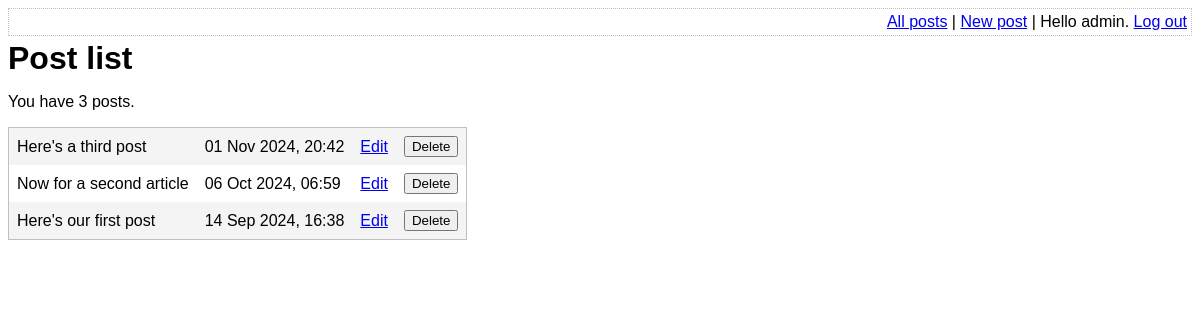
/list-posts.php (signed in), run on an earlier commit of the app's database.
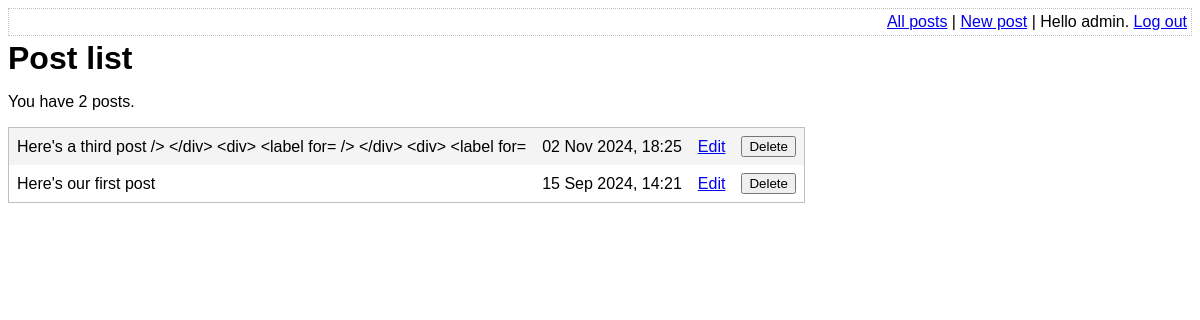
And on a later commit of the database.
### tables this page shows
CREATE TABLE post (
    id INTEGER PRIMARY KEY AUTOINCREMENT NOT NULL,
    title VARCHAR NOT NULL,
    body VARCHAR NOT NULL,
    user_id INTEGER NOT NULL,
    created_at VARCHAR NOT NULL,
    updated_at VARCHAR,
    FOREIGN KEY (user_id) REFERENCES user(id)
);

### lib/common.php (called while the page is built, shortened)
<?php
function htmlEscape($html)
{
    return htmlspecialchars($html, ENT_HTML5, 'UTF-8');
}
function convertSqlDate($sqlDate)
{
    $date = DateTime::createFromFormat('Y-m-d H:i:s', $sqlDate);
    return $date->format('d M Y, H:i');
}
function getAllPosts(PDO $pdo)
{
    $stmt = $pdo->query(
        'SELECT
            id, title, created_at, body
        FROM
            post
        ORDER BY
            created_at DESC'
    );
    return $stmt->fetchAll(PDO::FETCH_ASSOC);
}

### list-posts.php (the view, shortened to what this page needs)
<?php
require_once 'lib/common.php';
$pdo = getPDO();
$posts = getAllPosts($pdo);
?>
<!DOCTYPE html>
<html>
    <head>
        <?php require 'templates/head.php' ?>
    </head>
    <body>
        <?php require 'templates/top-menu.php' ?>
        <h1>Post list</h1>
        <p>You have <?php echo count($posts) ?> posts.
        <form method="post">
            <table id="post-list">
                <tbody>
                <?php foreach ($posts as $post): ?>
                        <tr>
                            <td>
                                <?php echo htmlEscape($post['title']) ?>
                            </td>
                            <td>
                                <?php echo convertSqlDate($post['created_at']) ?>
                            </td>
                            <td>
                                <a href="edit-post.php?post_id=<?php echo $post['id']?>">Edit</a>
                            </td>
                            <td>
                                <input
                                    type="submit"
                                    name="delete-post[<?php echo $post['id']?>]"
                                    value="Delete"
                                />
                            </td>
                        </tr>
                    <?php endforeach ?>
                </tbody>
            </table>
        </form>
    </body>
</html>

What changed in the data, as far as the page shows it:
removed post: title "Here's a third post", created_at "01 Nov 2024, 20:42"
removed post: title "Now for a second article", created_at "06 Oct 2024, 06:59"
added post: title "Here's a third post /> </div> <div> <label for= /> </div> <div> <label for=", created_at "02 Nov 2024, 18:25"
changed post "Here's our first post": created_at "14 Sep 2024, 16:38" → "15 Sep 2024, 14:21"
Also different on the page:
count($posts): "3" → "2"
